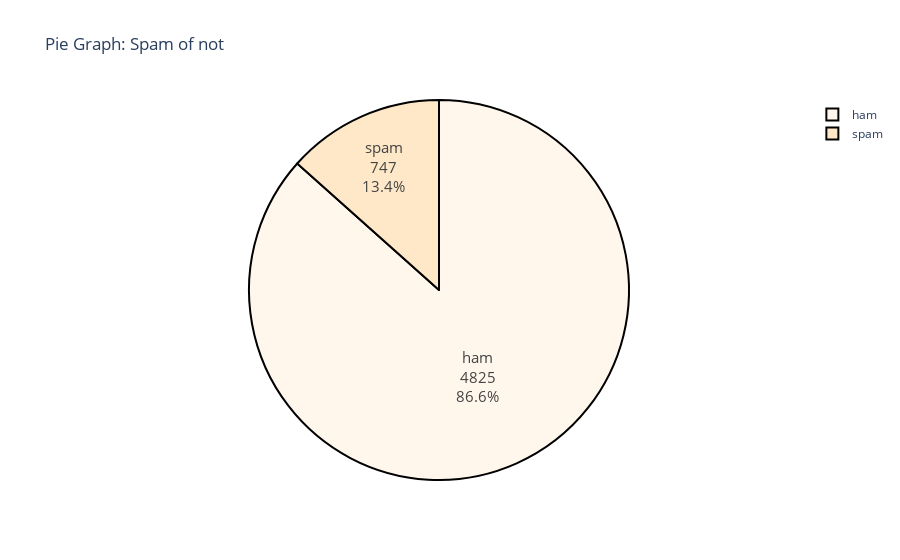

Notebook source saved alongside this figure:
### Markdown cell above
Exploratory Data Analysis (EDA) on the Dataset

### Code cell
category_ct = Mail_data_raw['Category'].value_counts()
fig = px.pie(values = category_ct.values,
             names = category_ct.index,
             color_discrete_sequence = px.colors.sequential.OrRd,
             title = 'Pie Graph: Spam of not'

)

fig.update_traces(hoverinfo='label+percent', textinfo='label+value+percent', textfont_size=15,
                  marker=dict(line=dict(color='#000000', width=2)))
fig.show()

### Figure 1 — Plotly figure (JSON) as saved in the notebook; plotly's stock layout.template omitted (floating-point values rounded to 4 significant figures)
{"data": [{"domain": {"x": [0, 1], "y": [0, 1]}, "hoverinfo": "label+percent", "hovertemplate": "label=%{label}<br>value=%{value}<extra></extra>", "labels": ["ham", "spam"], "legendgroup": "", "marker": {"line": {"color": "#000000", "width": 2}}, "name": "", "showlegend": true, "textfont": {"size": 15}, "textinfo": "label+value+percent", "type": "pie", "values": [4825, 747]}], "layout": {"legend": {"tracegroupgap": 0}, "piecolorway": ["rgb(255,247,236)", "rgb(254,232,200)", "rgb(253,212,158)", "rgb(253,187,132)", "rgb(252,141,89)", "rgb(239,101,72)", "rgb(215,48,31)", "rgb(179,0,0)", "rgb(127,0,0)"], "title": {"text": "Pie Graph: Spam of not"}}}
